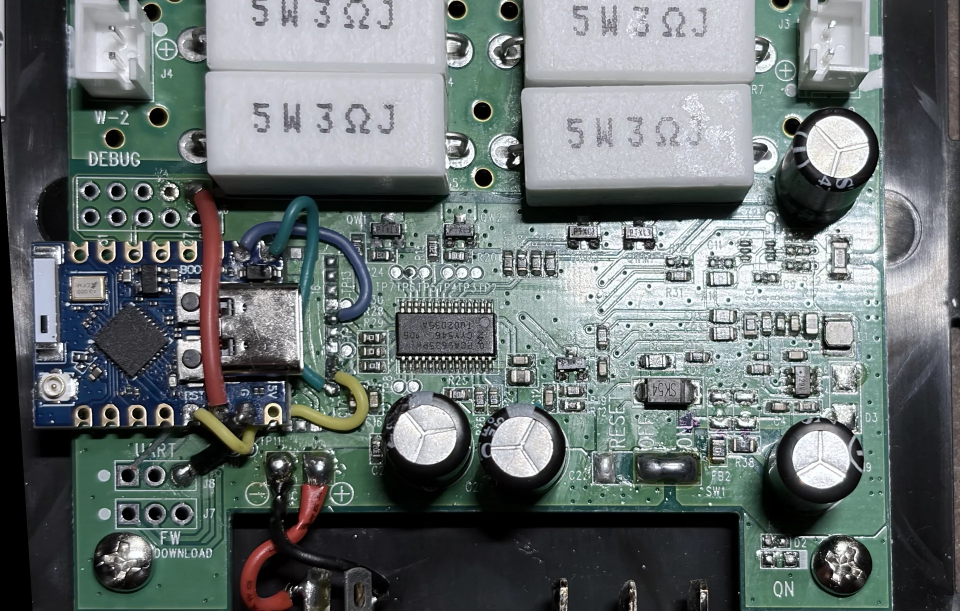
#> input picture src/content/posts/elgato-key-light-matter/controller.webp, 1920 x 1222 px (shown at 1/2 size)
$ python prepare-photos.py ../../../src/content/posts/elgato-key-light-matter/controller.webp ../../../src/content/posts/elgato-key-light-matter/desk.webp out.png
#> lines starting #> are read from the running program, lines starting #| are printed output that depends on the picture
#!/usr/bin/env -S uv run --script
# /// script
# requires-python = ">=3.11"
# dependencies = ["pillow", "numpy", "opencv-python-headless"]
# ///
"""Conventional edits only. Inputs: desk PNG, controller PNG, output directory.

Convert HEIC inputs to PNG with sips first. Coordinates are normalized to a
1824px source width. Originals remain untouched. Final post assets are encoded
and stripped of metadata using `bun run post image`.
"""
import sys
from pathlib import Path

import cv2
import numpy as np
from PIL import Image, ImageOps


def load(path):
    return np.asarray(ImageOps.exif_transpose(Image.open(path)).convert("RGB"))
#> returned value is the input picture: shape (1222, 1920, 3); mean R, G, B 104.6, 112.9, 112.5


def grade(pixels, gains, gamma):
    # Modest white balance and lifted shadows, without local reconstruction.
    values = pixels.astype(np.float32) / 255
    values = np.clip(values * np.array(gains), 0, 1)
    return np.uint8(np.clip(np.power(values, gamma) * 255, 0, 255))


def crop(pixels, box):
    factor = pixels.shape[1] / 1824
    left, top, right, bottom = (round(value * factor) for value in box)
    return pixels[top:bottom, left:right]


desk_path, board_path, destination = sys.argv[1:]
out = Path(destination)
out.mkdir(parents=True, exist_ok=True)

# Correct mild camera roll while preserving the real warm emission of the lamps.
desk = load(desk_path)
height, width = desk.shape[:2]
#> height = 1222; width = 1920
matrix = cv2.getRotationMatrix2D((width / 2, height / 2), 0.65, 1)
desk = cv2.warpAffine(desk, matrix, (width, height), flags=cv2.INTER_CUBIC)
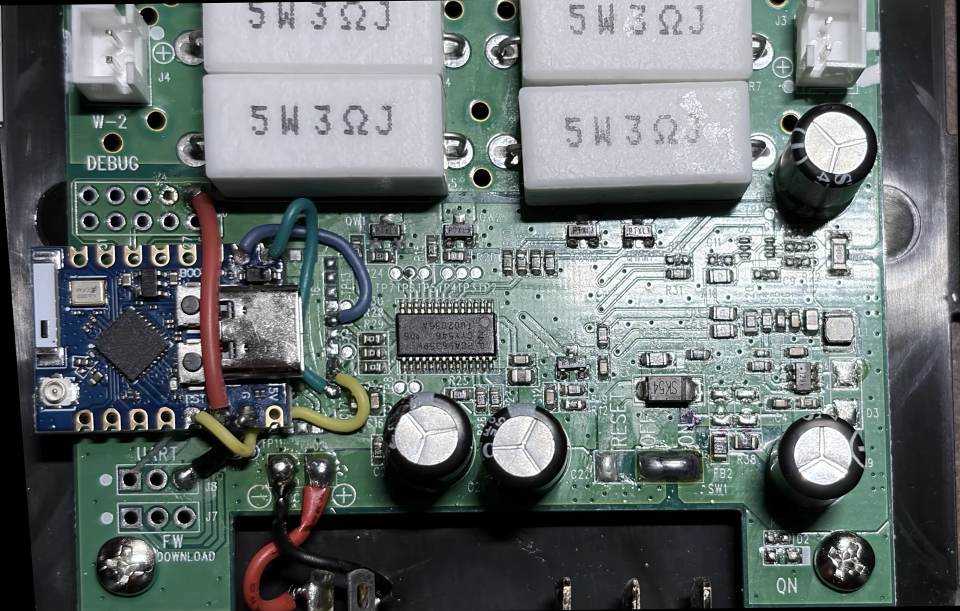
#> desk: shape (1222, 1920, 3) (shown at 1/2 size); mean R, G, B 104.1, 112.3, 111.9
desk = crop(desk, (180, 270, 1725, 1135))
#> in crop, `return pixels[top:bottom, left:right]`:
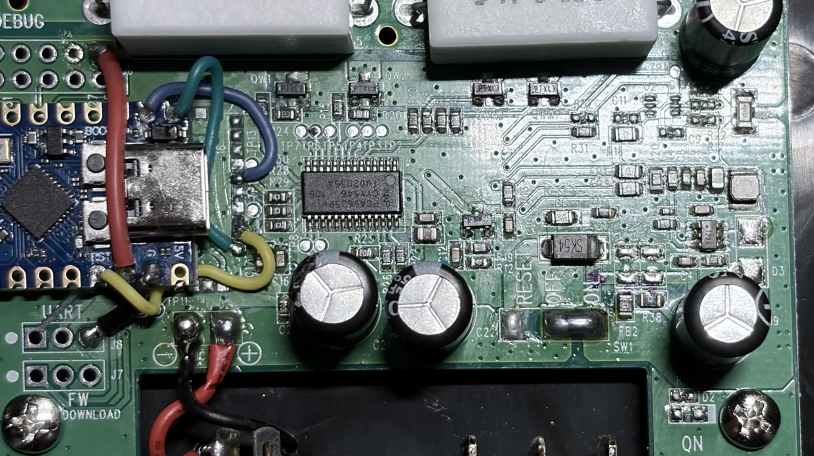
#> returned value: shape (911, 1627, 3) (shown at 1/2 size); mean of channels 0, 1, 2 100.3, 109.8, 108; drawn as R, G, B
desk = grade(desk, (0.985, 1.0, 1.025), 0.98)
Image.fromarray(desk).save(out / "desk.png")

# Rectify the slight taper of the main board. Warp pixels, never synthesize
# traces or text. The blue controller, wires and PCA remain in the crop.
board = load(board_path)
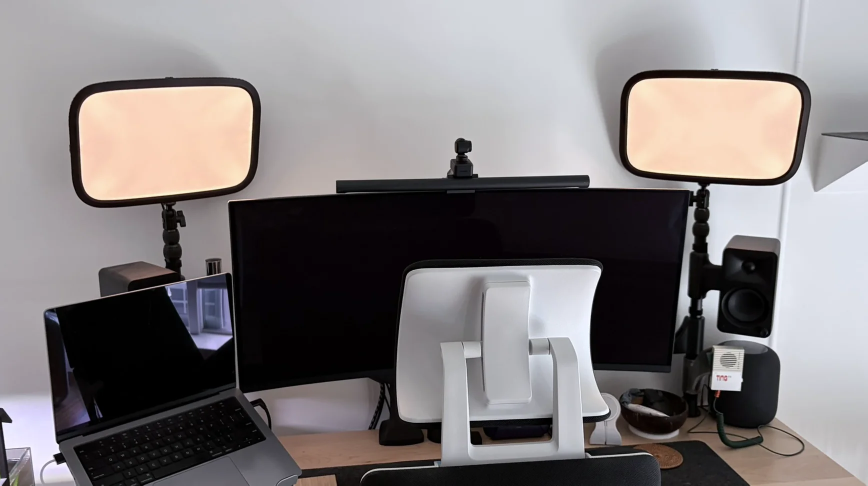
#> input picture src/content/posts/elgato-key-light-matter/desk.webp, 1735 x 971 px (shown at 1/2 size)
#> in load, returned value is the input picture: shape (971, 1735, 3); mean R, G, B 128.4, 123.6, 124.5
height, width = board.shape[:2]
#> height = 971; width = 1735
factor = width / 1824
#> factor = 0.951
source = np.float32([(130, 80), (1268, 80), (1276, 1150), (66, 1150)]) * factor
target = np.float32([(110, 80), (1270, 80), (1270, 1150), (110, 1150)]) * factor
matrix = cv2.getPerspectiveTransform(source, target)
board = cv2.warpPerspective(board, matrix, (width, height), flags=cv2.INTER_CUBIC)
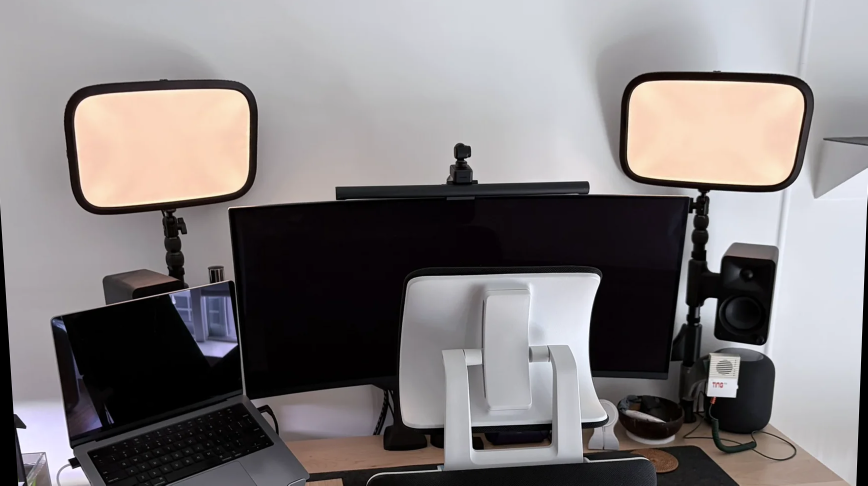
#> board: shape (971, 1735, 3) (shown at 1/2 size); mean R, G, B 128.9, 124.2, 124.9
board = crop(board, (0, 275, 1390, 1160))
#> call 2 of crop, with box = (0, 275, 1390, 1160)
#> in crop (call 2), `return pixels[top:bottom, left:right]`:
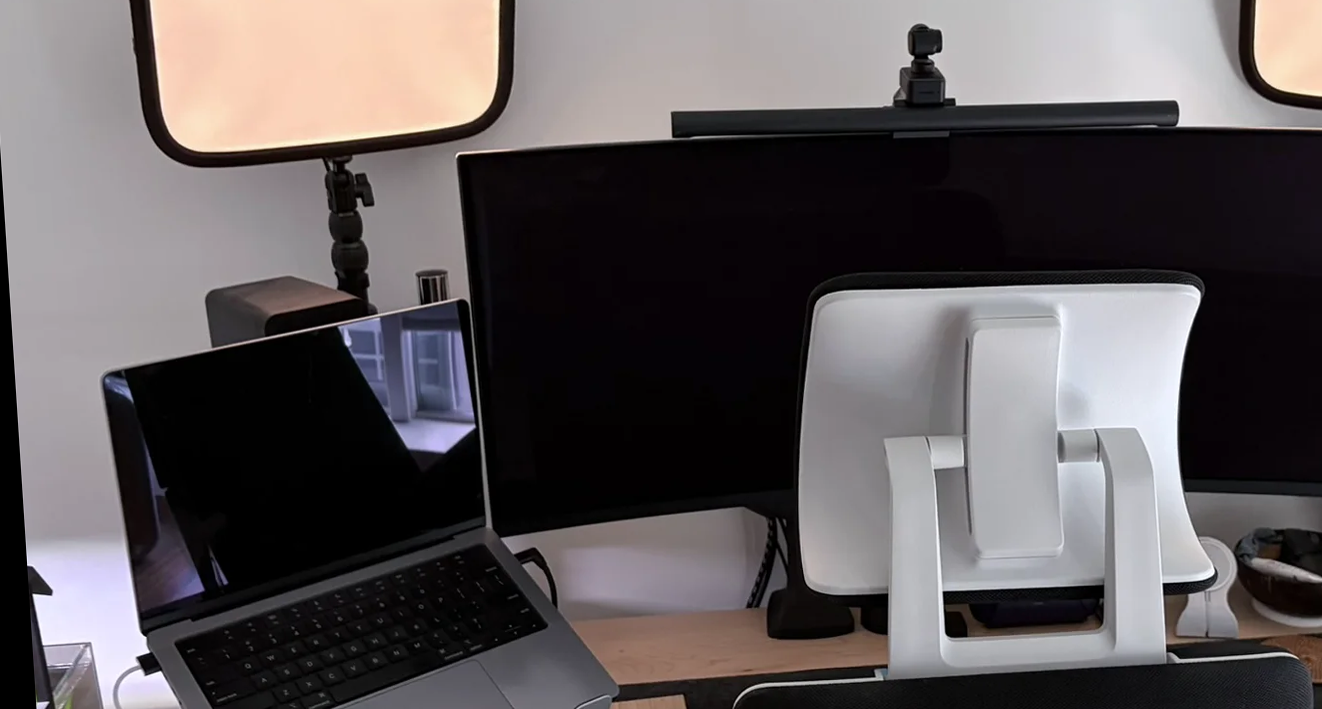
#> returned value: shape (709, 1322, 3); mean of channels 0, 1, 2 94.9, 89.4, 90.9; drawn as R, G, B
board = grade(board, (0.98, 1.0, 1.025), 0.94)
Image.fromarray(board).save(out / "controller.png")
